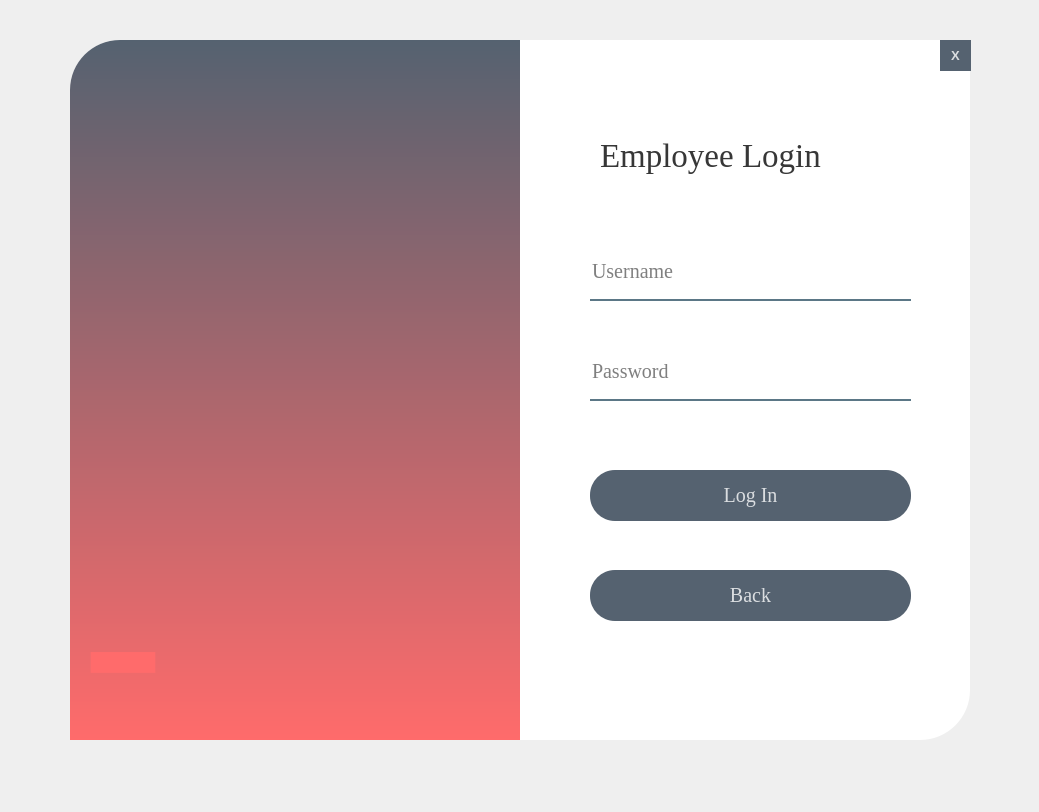
<?xml version="1.0" encoding="UTF-8"?>
<ui version="4.0">
 <class>Form</class>
 <widget class="QWidget" name="Form">
  <property name="geometry">
   <rect>
    <x>0</x>
    <y>0</y>
    <width>1039</width>
    <height>812</height>
   </rect>
  </property>
  <property name="windowTitle">
   <string>Form</string>
  </property>
  <property name="styleSheet">
   <string notr="true">QPushButton{
background-color:rgba(85,98,112,255);
color:rgba(255,255,255,200);
border-radius:25px

}

QPushButton:hover{
background-color:rgba(255,107,107,255);

}

QPushButton:pressed{
padding-left:5px;
padding-top:5px;
background-color:rgba(255,107,107,255):
backgound-position:calc(100% -10px)center:
}
</string>
  </property>
  <widget class="QLabel" name="label">
   <property name="geometry">
    <rect>
     <x>70</x>
     <y>40</y>
     <width>900</width>
     <height>700</height>
    </rect>
   </property>
   <property name="styleSheet">
    <string notr="true">background-color:rgba(255,255,255,255);
border-bottom-right-radius:50px;
border-top-left-radius:50px;</string>
   </property>
   <property name="text">
    <string>TextLabel</string>
   </property>
  </widget>
  <widget class="QLabel" name="label_2">
   <property name="geometry">
    <rect>
     <x>70</x>
     <y>40</y>
     <width>450</width>
     <height>700</height>
    </rect>
   </property>
   <property name="styleSheet">
    <string notr="true">background-color: qlineargradient(spread:pad, x1:0, y1:0, x2:0, y2:1, stop:0 rgba(85, 98,112, 255), stop:1 rgba(255, 107, 107, 255));
border-top-left-radius:50px;</string>
   </property>
   <property name="text">
    <string/>
   </property>
  </widget>
  <widget class="QLabel" name="label_3">
   <property name="geometry">
    <rect>
     <x>600</x>
     <y>110</y>
     <width>291</width>
     <height>91</height>
    </rect>
   </property>
   <property name="font">
    <font>
     <family>Times New Roman</family>
     <pointsize>25</pointsize>
     <weight>50</weight>
     <bold>false</bold>
    </font>
   </property>
   <property name="styleSheet">
    <string notr="true">color:rgba(0,0,0,200);</string>
   </property>
   <property name="text">
    <string>Employee Login</string>
   </property>
  </widget>
  <widget class="QLineEdit" name="lineEdit">
   <property name="geometry">
    <rect>
     <x>590</x>
     <y>250</y>
     <width>321</width>
     <height>51</height>
    </rect>
   </property>
   <property name="font">
    <font>
     <family>Times New Roman</family>
     <pointsize>15</pointsize>
    </font>
   </property>
   <property name="styleSheet">
    <string notr="true">background-color:rgba(0,0,0,0);
border:none;
border-bottom:2px solid rgba(46,82,101,200);
color:rgba(0,0,0.240);
padding-bottom:7px;</string>
   </property>
   <property name="echoMode">
    <enum>QLineEdit::Normal</enum>
   </property>
   <property name="placeholderText">
    <string>Username</string>
   </property>
  </widget>
  <widget class="QLineEdit" name="lineEdit_2">
   <property name="geometry">
    <rect>
     <x>590</x>
     <y>350</y>
     <width>321</width>
     <height>51</height>
    </rect>
   </property>
   <property name="font">
    <font>
     <family>Times New Roman</family>
     <pointsize>15</pointsize>
    </font>
   </property>
   <property name="styleSheet">
    <string notr="true">background-color:rgba(0,0,0,0);
border:none;
border-bottom:2px solid rgba(46,82,101,200);
color:rgba(0,0,0.240);
padding-bottom:7px;</string>
   </property>
   <property name="echoMode">
    <enum>QLineEdit::Password</enum>
   </property>
   <property name="placeholderText">
    <string>Password</string>
   </property>
  </widget>
  <widget class="QPushButton" name="pushButton">
   <property name="geometry">
    <rect>
     <x>590</x>
     <y>470</y>
     <width>321</width>
     <height>51</height>
    </rect>
   </property>
   <property name="font">
    <font>
     <family>Times New Roman</family>
     <pointsize>15</pointsize>
     <weight>50</weight>
     <bold>false</bold>
    </font>
   </property>
   <property name="cursor">
    <cursorShape>PointingHandCursor</cursorShape>
   </property>
   <property name="text">
    <string>Log In</string>
   </property>
  </widget>
  <widget class="QPushButton" name="pushButton_2">
   <property name="geometry">
    <rect>
     <x>590</x>
     <y>570</y>
     <width>321</width>
     <height>51</height>
    </rect>
   </property>
   <property name="font">
    <font>
     <family>Times New Roman</family>
     <pointsize>15</pointsize>
     <weight>50</weight>
     <bold>false</bold>
    </font>
   </property>
   <property name="cursor">
    <cursorShape>PointingHandCursor</cursorShape>
   </property>
   <property name="styleSheet">
    <string notr="true"/>
   </property>
   <property name="text">
    <string>Back</string>
   </property>
  </widget>
  <widget class="QLabel" name="label_4">
   <property name="geometry">
    <rect>
     <x>80</x>
     <y>430</y>
     <width>441</width>
     <height>401</height>
    </rect>
   </property>
   <property name="font">
    <font>
     <family>Mountain</family>
     <pointsize>210</pointsize>
    </font>
   </property>
   <property name="styleSheet">
    <string notr="true">color:rgba(255,107,107,255);</string>
   </property>
   <property name="text">
    <string>-</string>
   </property>
  </widget>
  <widget class="QPushButton" name="pushButton_3">
   <property name="geometry">
    <rect>
     <x>940</x>
     <y>40</y>
     <width>31</width>
     <height>31</height>
    </rect>
   </property>
   <property name="font">
    <font>
     <pointsize>10</pointsize>
     <weight>75</weight>
     <bold>true</bold>
    </font>
   </property>
   <property name="cursor">
    <cursorShape>PointingHandCursor</cursorShape>
   </property>
   <property name="text">
    <string>X</string>
   </property>
  </widget>
  <widget class="QLabel" name="messageLabel">
   <property name="geometry">
    <rect>
     <x>560</x>
     <y>640</y>
     <width>371</width>
     <height>91</height>
    </rect>
   </property>
   <property name="font">
    <font>
     <family>Times New Roman</family>
     <pointsize>20</pointsize>
     <weight>50</weight>
     <italic>false</italic>
     <bold>false</bold>
     <underline>false</underline>
     <strikeout>false</strikeout>
    </font>
   </property>
   <property name="styleSheet">
    <string notr="true">color: #6B6B6B;</string>
   </property>
   <property name="text">
    <string/>
   </property>
   <property name="alignment">
    <set>Qt::AlignCenter</set>
   </property>
   <property name="wordWrap">
    <bool>false</bool>
   </property>
  </widget>
 </widget>
 <resources>
  <include location="res.qrc"/>
 </resources>
 <connections/>
</ui>
